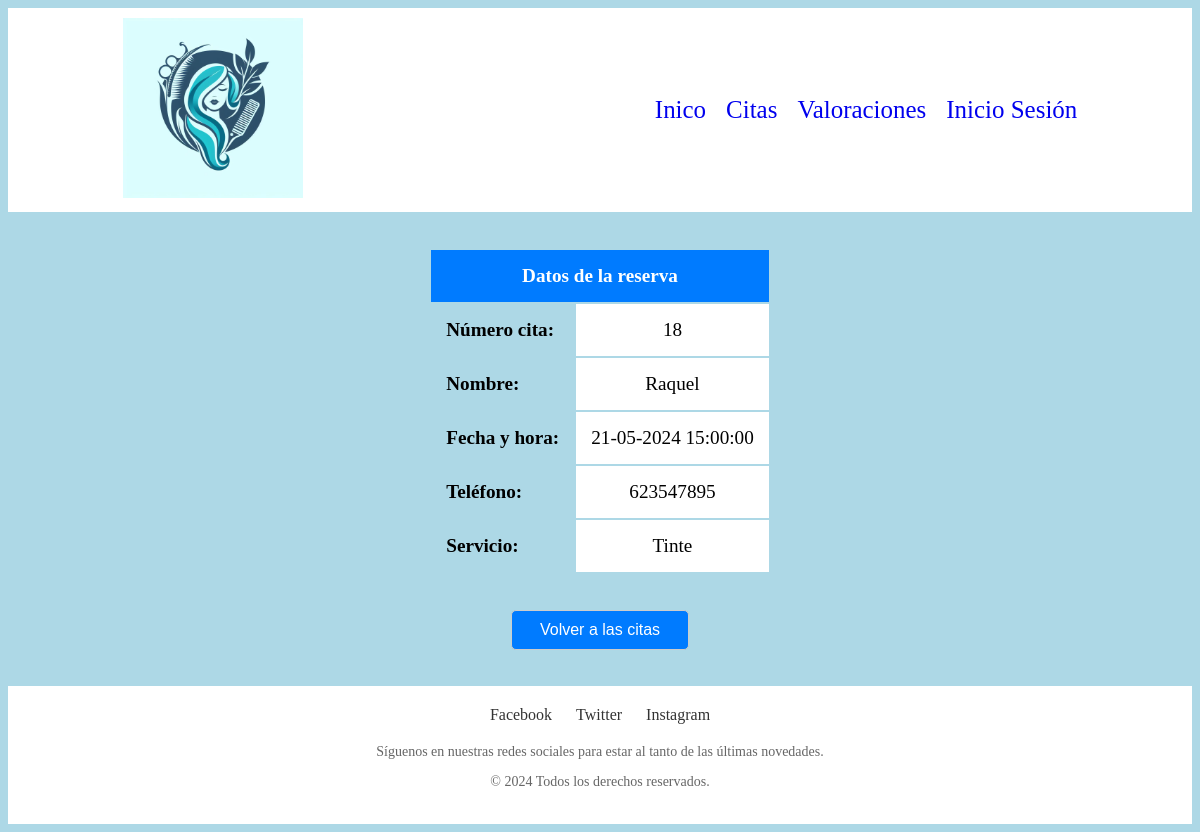
Page /reserva.php (signed in) on the earlier database version.
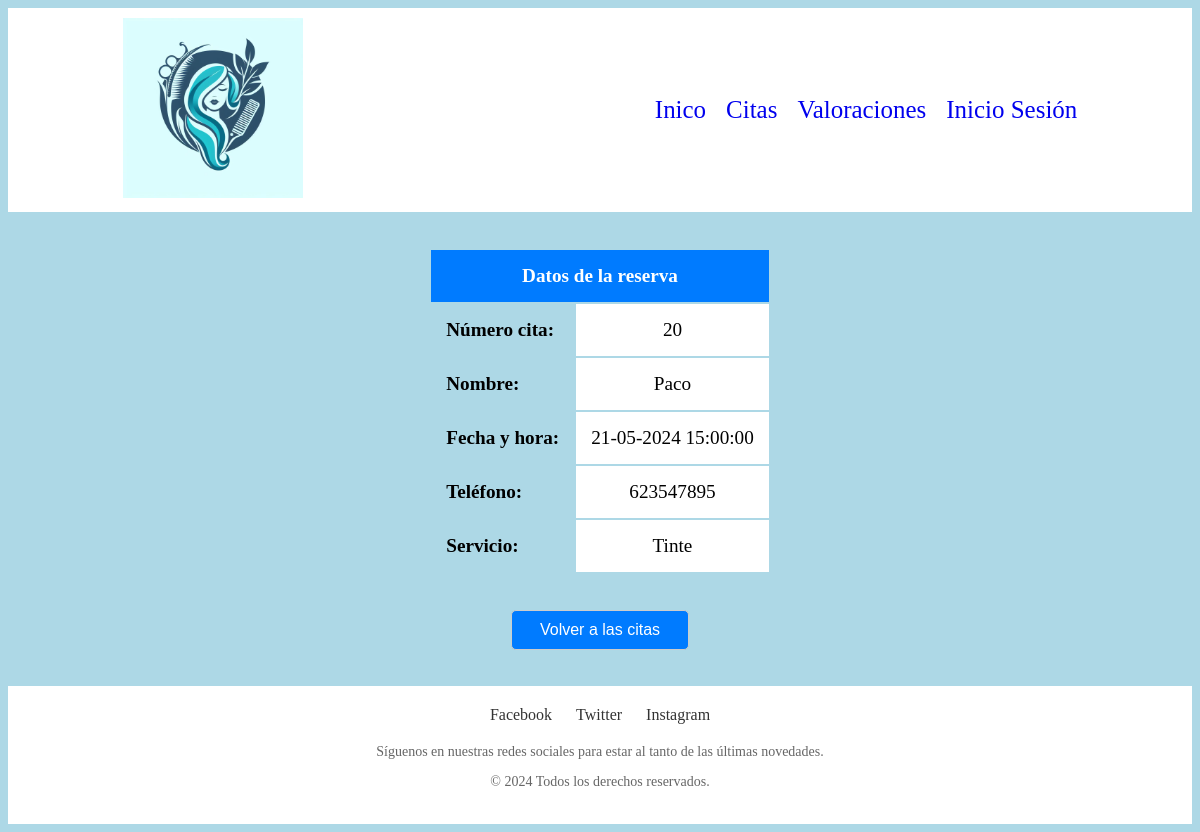
Same page on the later database version.
### tables this page shows
CREATE TABLE citas (
  num_cita int(10) unsigned NOT NULL auto_increment,
  fecha DATETIME NOT NULL DEFAULT '1970-01-01' ,
  nombre varchar(50) NOT NULL DEFAULT '' ,
  num_usuario int(10) unsigned NOT NULL DEFAULT '0' ,
  telefono int(10) unsigned NOT NULL DEFAULT '0' ,
  tipo varchar(50) NOT NULL DEFAULT '',
  PRIMARY KEY (num_cita),
  UNIQUE num_cita (num_cita),
  CONSTRAINT fk_num_usuario_cita FOREIGN KEY (num_usuario) REFERENCES usuarios(num_usuario)
);

### reserva.php (the view, shortened to what this page needs)
<!DOCTYPE html>
<html lang="en">
<head>
</head>
<body>
    <?php
        include('funciones.php');
        imprimir_cabecera();
        $consulta = "SELECT * FROM citas WHERE num_usuario=".$_SESSION['num_user']." ORDER BY num_cita DESC LIMIT 1";
        $resultado = ejecuta_SQL($consulta);
        if ($resultado->rowCount() > 0) {
            $matriz = $resultado->fetchAll();
            echo "<br><br><center><table><thead><th colspan='2'>Datos de la reserva</th></thead>";
            foreach ($matriz as $myrow) {
                list($num_cita, $fecha, $nombre, $num_usuario, $telefono, $tipo)=$myrow;
                $fecha_modificada = date("d-m-Y H:i:s", strtotime($fecha));
                echo "<tr><td><b>Número cita:</b></td><td bgcolor='white' align='center'>$num_cita</td></tr>
                      <tr><td><b>Nombre:</b></td><td bgcolor='white' align='center'>$nombre</td></tr>
                      <tr><td><b>Fecha y hora:</b></td><td bgcolor='white' align='center'>$fecha_modificada</td></tr>
                      <tr><td><b>Teléfono:</b></td><td bgcolor='white' align='center'>$telefono</td></tr>
                      <tr><td><b>Servicio:</b></td><td bgcolor='white' align='center'>$tipo</td></tr>";
            }
            echo "</table></center><br><br>";
        } else {
            echo "No se encontraron reservas.";
        }
        echo "<center><button><a id='volver' href='citas.php'>Volver a las citas</a></button></center><br><br>";
        imprimir_piepagina();
    ?>
</body>
</html>

### funciones.php (shortened to what this page needs)
<?php
$id_conexion=-1;
   function ejecuta_SQL($sql)
   {
      global $id_conexion;
		$resultado=$id_conexion->query($sql);
		return $resultado;
	}
     function imprimir_cabecera()
     {
        echo "<header class='cabecera' style='background-color: #ffffff;padding: 10px 0;'>
        <div class='contenedor' style='display: flex; justify-content: space-between; margin-left:8%; margin-right:8%; align-items: center; padding: 0 20px;'><div class='logo'>
            <img style='width: 180px; heigth: 100px;' src='Imagenes/logo.jpg' alt='Logo de la empresa'>
        </div><nav class='enlaces'><ul style=' list-style: none;  padding: 0;  margin: 0; display: flex;'>
            <li style='margin-left: 20px; font-size: 120%;'><a style='text-decoration: none; font-size:130%;' href='home.php'>Inico</a></li>
            <li style='margin-left: 20px; font-size: 120%;'><a style='text-decoration: none; font-size:130%;' href='citas.php'>Citas</a></li>
            <li style='margin-left: 20px; font-size: 120%;'><a style='text-decoration: none; font-size:130%;' href='valoraciones.php'>Valoraciones</a></li>
            <li style='margin-left: 20px; font-size: 120%;'><a style='text-decoration: none; font-size:130%;' href='login.php'>Inicio Sesión</a></li>
        </ul></nav></div></header>";
     }
     function imprimir_piepagina(){
        echo "<footer style='background-color:#FFFF; padding: 20px; text-align: center;'>
        <div style='margin-bottom: 20px;'>
          <a target='_blank' href='https://www.facebook.com/login/?locale=es_ES' style='text-decoration: none; color: #333; margin: 0 10px;'>Facebook</a>
          <a target='_blank' href='https://twitter.com/' style='text-decoration: none; color: #333; margin: 0 10px;'>Twitter</a>
          <a target='_blank' href='https://www.instagram.com/' style='text-decoration: none; color: #333; margin: 0 10px;'>Instagram</a>
        </div>
        <p style='font-size: 14px; color: #666; margin-bottom: 10px;'>Síguenos en nuestras redes sociales para estar al tanto de las últimas novedades.</p>
        <p style='font-size: 14px; color: #666;'>© 2024 Todos los derechos reservados.</p>
      </footer>";
     }
?>

### reserva.php (style rules this page uses)
body { background-color:#ADD8E6; }
button { width: 15%; padding: 10px; border: 1px solid #ccc; border-radius: 5px; background-color: #007bff; cursor:pointer; }
#volver { color:#FFFF; text-decoration:none; font-size:120%; }
td { padding:15px; font-size:120%; }
th { padding:15px; color:#FFFF; background-color:#007bff; font-size:120%; }

Differences in the rows shown:
removed citas: num_cita "18", nombre "Raquel", fecha "21-05-2024 15:00:00", telefono "623547895", tipo "Tinte"
added citas: num_cita "20", nombre "Paco", fecha "21-05-2024 15:00:00", telefono "623547895", tipo "Tinte"
